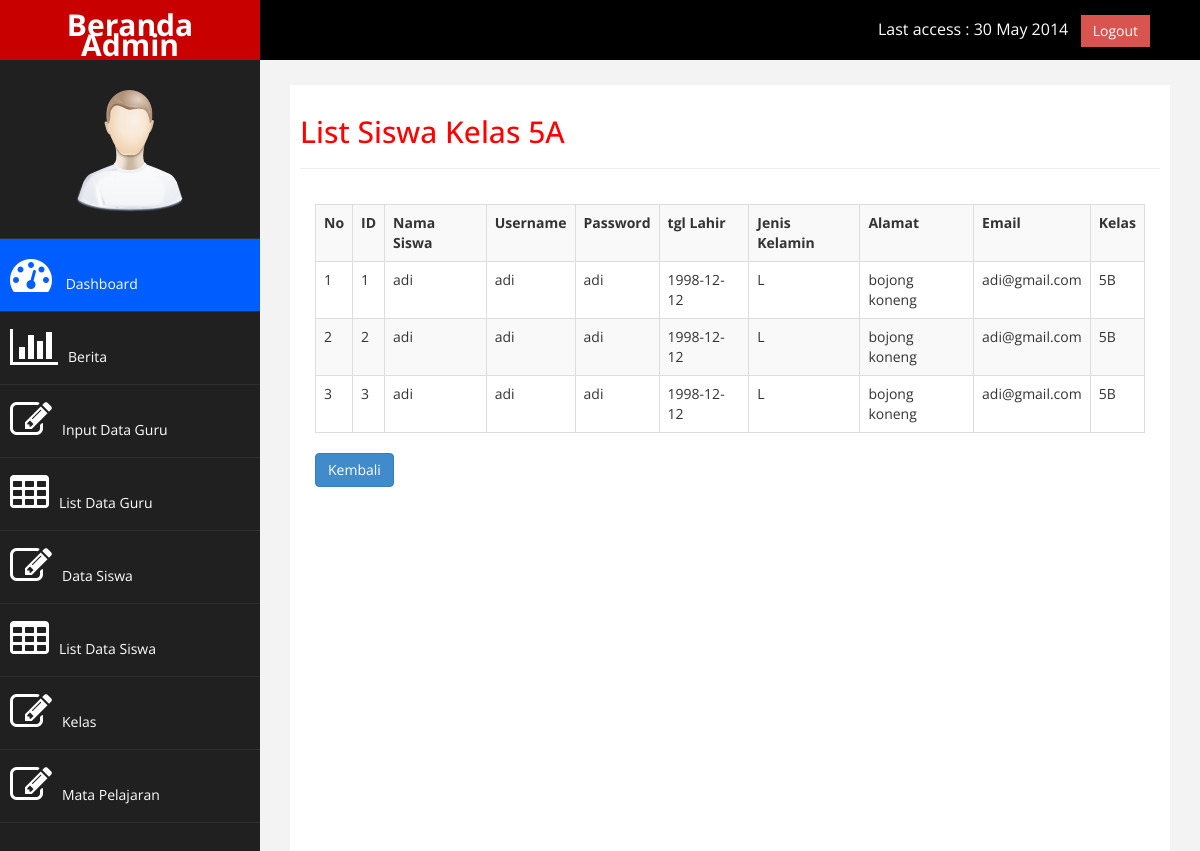
The app's page /kelas5b.php with its own data.
### tables this page shows
CREATE TABLE `siswa` (
  `id_siswa` int(11) NOT NULL,
  `nama` varchar(100) NOT NULL,
  `username` varchar(100) NOT NULL,
  `password` varchar(50) NOT NULL,
  `tgl_lahir` date NOT NULL,
  `jenis_kelamin` enum('L','P') NOT NULL,
  `alamat` text NOT NULL,
  `email` varchar(100) NOT NULL,
  `kelas` varchar(10) NOT NULL
);

### kelas5b.php (the view, shortened to what this page needs)
<?php
    include "koneksi.php";
?>
<!DOCTYPE html>
<html xmlns="http://www.w3.org/1999/xhtml">
<head>
    <link href="assets/css/bootstrap.css" rel="stylesheet" />
    <link href="assets/css/font-awesome.css" rel="stylesheet" />
    <link href="assets/js/morris/morris-0.4.3.min.css" rel="stylesheet" />
    <link href="assets/css/custom.css" rel="stylesheet" />
</head>
<body>
    <div id="wrapper">
        <nav class="navbar navbar-default navbar-cls-top " role="navigation" style="margin-bottom: 0">
            <div class="navbar-header">
                <a class="navbar-brand" href="beranda_admin.php">Beranda Admin</a>
            </div>
  <div style="color: white;
padding: 15px 50px 5px 50px;
float: right;
font-size: 16px;"> Last access : 30 May 2014 &nbsp; <a href="logout_admin.php" class="btn btn-danger square-btn-adjust">Logout</a> </div>
        </nav>
                <nav class="navbar-default navbar-side" role="navigation">
            <div class="sidebar-collapse">
                <ul class="nav" id="main-menu">
                <li class="text-center">
                    <img src="assets/img/find_user.png" class="user-image img-responsive"/>
                    </li>
                    <li>
                        <a class="active-menu"  href="beranda_admin.php"><i class="fa fa-dashboard fa-3x"></i> Dashboard</a>
                    </li>
                    <li>
                        <a  href="berita.php"><i class="fa fa-bar-chart-o fa-3x"></i>Berita</a>
                    </li>
                    <li>
                        <a  href="data_guru.php"><i class="fa fa-edit fa-3x"></i>Input Data Guru</a>
                    </li>
                     <li>
                        <a  href="list_guru.php"><i class="fa fa-table fa-3x"></i>List Data Guru</a>
                    </li>
                                <li>
                        <a   href="data_siswa.php"><i class="fa fa-edit fa-3x"></i>Data Siswa</a>
                    </li>
                    <li>
                        <a  href="list_siswa.php"><i class="fa fa-table fa-3x"></i>List Data Siswa</a>
                    </li>
                    <li>
                        <a  href="kelas.php"><i class="fa fa-edit fa-3x"></i>Kelas</a>
                    </li>
                     <li>
                        <a  href="mapel.php"><i class="fa fa-edit fa-3x"></i>Mata Pelajaran</a>
                    </li>
                </ul>
            </div>
        </nav>
        <div id="page-wrapper" >
            <div id="page-inner">
                <div class="row">
                    <div class="col-md-12">
                    <h2>List Siswa Kelas 5A </h2>
                 <hr />
                <div class="col-md-3 col-sm-6 col-xs-6"> </div>
                        <div class="panel-body">
                            <div class="table-responsive">
                                <table class="table table-striped table-bordered table-hover" id="dataTables-example">
                                        <tr>
                                            <th>No</th>
                                            <th>ID</th>
                                            <th>Nama Siswa</th>
                                            <th>Username</th>
                                            <th>Password</th>
                                            <th>tgl Lahir</th>
                                            <th>Jenis Kelamin</th>
                                            <th>Alamat</th>
                                            <th>Email</th>
                                            <th>Kelas</th>
                                        </tr>
                                         <?php
                                        $no = 1;
                                        $qry = mysqli_query($koneksi,"SELECT * FROM siswa Where kelas IN ('5B')");
                                        while($data=mysqli_fetch_array($qry)) {
                                        ?>
                                        <tr>
                                            <td><?php echo $no++; ?></td>
                                            <td><?php echo $data['id_siswa'];?></td>
                                            <td><?php echo $data['nama'];?></td>
                                            <td><?php echo $data['username'];?></td>
                                            <td><?php echo $data['password'];?></td>
                                            <td><?php echo $data['tgl_lahir'];?></td>
                                            <td><?php echo $data['jenis_kelamin'];?></td>
                                            <td><?php echo $data['alamat'];?></td>
                                            <td><?php echo $data['email'];?></td>
                                            <td><?php echo $data['kelas'];?></td>
                                        </tr>
                                        <?php } ?>
                                </table>
                                <tr>
                                <a class="btn btn-primary " href="kelas.php">Kembali</a>
                                </tr>
                            </div>
</div>
                                </div>
                            </div>
                        </div>
</div>
</body>
</html>

### assets/css/custom.css (style rules this page uses)
body { font-family: 'Open Sans', sans-serif; }
#wrapper { width: 100%; background:#202020; }
#page-wrapper { padding: 15px 15px; min-height: 600px; background:#F3F3F3; }
#page-inner { width:100%; margin:10px 20px 10px 0px; background-color:#fff!important; padding:10px; min-height:1200px; }
.text-center { text-align:center; }
h2 { color: #f00; }
.square-btn-adjust { border: 0px solid transparent; -webkit-border-radius: 0px; -moz-border-radius: 0px; border-radius: 0px; }
.user-image { margin: 25px auto; -webkit-border-radius: 10px; -moz-border-radius: 10px; border-radius: 10px; max-height:170px; max-width:170px; }
.navbar-cls-top .navbar-brand { color: #fff; background: #005dff; width: 260px; text-align: center; height: 60px; font-size: 30px; font-weight: 700; }
.active-menu { background-color:#005dff!important; }
.sidebar-collapse , .sidebar-collapse .nav { background:none; }
.sidebar-collapse .nav { padding:0; }
.sidebar-collapse .nav > li > a { color:#fff; background:#202020; text-shadow:none; }
.sidebar-collapse > .nav > li > a { padding:15px 10px; }
.sidebar-collapse > .nav > li { border-bottom: 1px solid rgba(107, 108, 109, 0.19); }
.navbar-side { border:none; background-color: #202020; }
.navbar-cls-top { background:#000; border-bottom:none; }
.navbar-default { border:0px solid black; }
.navbar-header { background: #A70303; }
.nav > li > a > i { margin-right:10px; }
@media (min-width:768px) { #page-wrapper { margin: 0 0 0 260px; padding: 15px 30px; min-height: 1200px; } }
@media (min-width:768px) { .navbar-side { z-index: 1; position: absolute; width: 260px; } }
@media (min-width:768px) { .navbar { border-radius: 0px; } }

### records on screen
siswa: id_siswa "1", nama "adi", username "adi", password "adi", tgl_lahir "1998-12-12", jenis_kelamin "L", alamat "bojong koneng", email "adi@gmail.com", kelas "5B"
siswa: id_siswa "2", nama "adi", username "adi", password "adi", tgl_lahir "1998-12-12", jenis_kelamin "L", alamat "bojong koneng", email "adi@gmail.com", kelas "5B"
siswa: id_siswa "3", nama "adi", username "adi", password "adi", tgl_lahir "1998-12-12", jenis_kelamin "L", alamat "bojong koneng", email "adi@gmail.com", kelas "5B"
